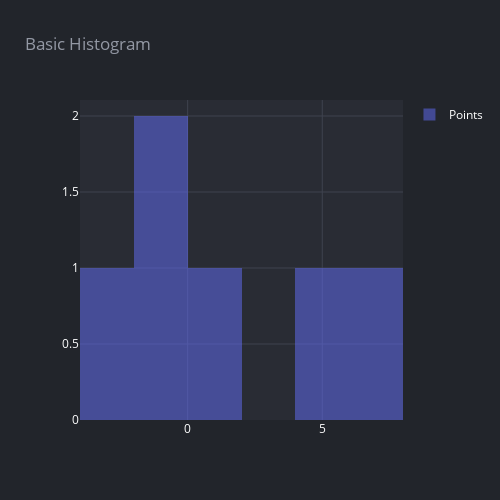

Notebook code for this chart:
### Code cell
import plotly.graph_objects as go

import numpy as np
np.random.seed(1)

x = data

fig = go.Figure(data=[go.Histogram(x=x, opacity=0.5,  name='Points', xbins=dict(
                      start=-20,
                      end=10,
                      size= 2), autobinx = False)])
render(fig, title='Basic Histogram')

### Figure 1 — Plotly figure (JSON) as saved in the notebook; plotly's stock layout.template omitted (floating-point values rounded to 4 significant figures)
{"data": [{"name": "Points", "opacity": 0.5, "type": "histogram", "x": [-2.1, -1.3, -0.4, 1.9, 5.1, 6.2], "xbins": {"end": 10, "size": 2, "start": -20}}], "layout": {"height": 500, "legend": {"font": {"color": "#ffffff"}}, "paper_bgcolor": "#22252B", "plot_bgcolor": "#292C34", "showlegend": true, "title": {"font": {"color": "#9398A4"}, "text": "Basic Histogram"}, "width": 500, "xaxis": {"autorange": true, "gridcolor": "#3F434F", "range": [-4, 8], "tickfont": {"color": "#ffffff"}, "title": {"font": {"color": "#ffffff"}}, "type": "linear", "zeroline": false}, "yaxis": {"autorange": true, "gridcolor": "#3F434F", "range": [0, 2.105], "tickfont": {"color": "#ffffff"}, "title": {"font": {"color": "#ffffff"}}, "zeroline": false}}}
